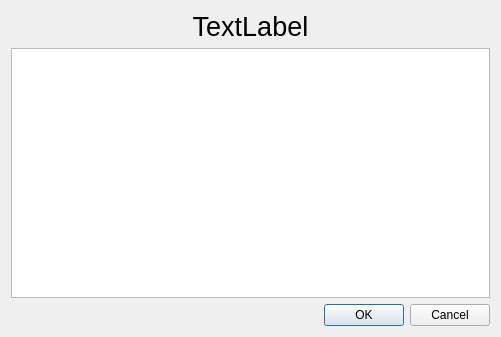
<?xml version="1.0" encoding="UTF-8"?>
<ui version="4.0">
 <class>Dialog</class>
 <widget class="QDialog" name="Dialog">
  <property name="geometry">
   <rect>
    <x>0</x>
    <y>0</y>
    <width>501</width>
    <height>337</height>
   </rect>
  </property>
  <property name="windowTitle">
   <string>Dialog</string>
  </property>
  <property name="modal">
   <bool>true</bool>
  </property>
  <layout class="QGridLayout" name="gridLayout">
   <item row="0" column="0">
    <widget class="QLabel" name="labelDialog">
     <property name="font">
      <font>
       <pointsize>20</pointsize>
      </font>
     </property>
     <property name="text">
      <string>TextLabel</string>
     </property>
     <property name="alignment">
      <set>Qt::AlignCenter</set>
     </property>
     <property name="wordWrap">
      <bool>true</bool>
     </property>
    </widget>
   </item>
   <item row="2" column="0">
    <widget class="QDialogButtonBox" name="buttonBox">
     <property name="orientation">
      <enum>Qt::Horizontal</enum>
     </property>
     <property name="standardButtons">
      <set>QDialogButtonBox::Cancel|QDialogButtonBox::Ok</set>
     </property>
    </widget>
   </item>
   <item row="1" column="0">
    <widget class="QTextEdit" name="textEdit"/>
   </item>
  </layout>
 </widget>
 <resources/>
 <connections>
  <connection>
   <sender>buttonBox</sender>
   <signal>accepted()</signal>
   <receiver>Dialog</receiver>
   <slot>accept()</slot>
   <hints>
    <hint type="sourcelabel">
     <x>248</x>
     <y>254</y>
    </hint>
    <hint type="destinationlabel">
     <x>157</x>
     <y>274</y>
    </hint>
   </hints>
  </connection>
  <connection>
   <sender>buttonBox</sender>
   <signal>rejected()</signal>
   <receiver>Dialog</receiver>
   <slot>reject()</slot>
   <hints>
    <hint type="sourcelabel">
     <x>316</x>
     <y>260</y>
    </hint>
    <hint type="destinationlabel">
     <x>286</x>
     <y>274</y>
    </hint>
   </hints>
  </connection>
 </connections>
</ui>
